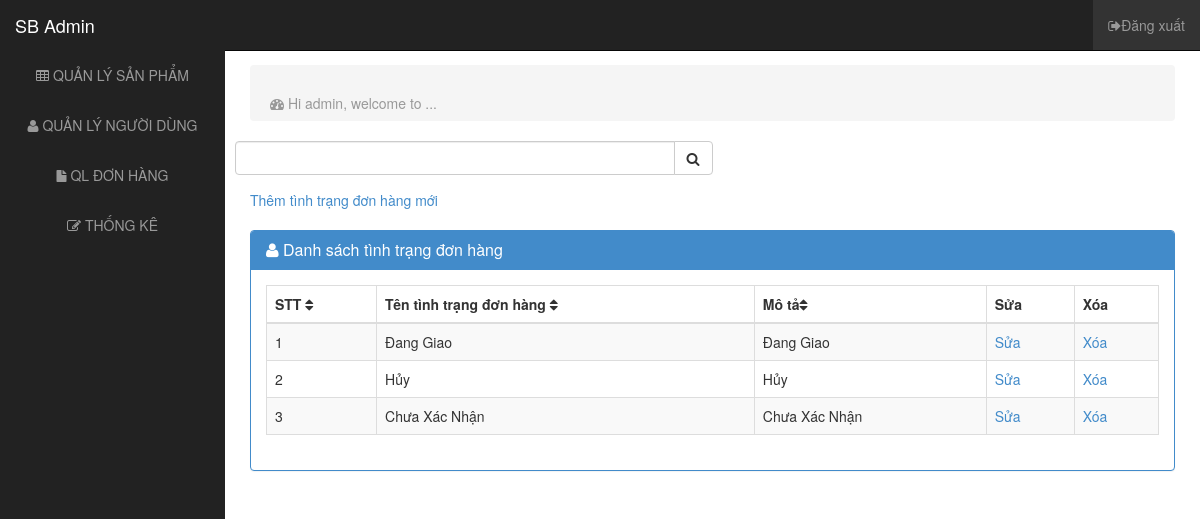
The app's page /admin/admin_tinhtrangdh.php with its own data.
### tables this page shows
CREATE TABLE `tinhtrangdh` (
  `tinhtrang_id` int(11) NOT NULL,
  `tinhtrang_ten` varchar(50) NOT NULL,
  `tinhtrang_mota` varchar(50) NOT NULL
);

### admin/admin_tinhtrangdh.php (the view, shortened to what this page needs)
<!DOCTYPE html>
<html lang="en">
  <head>
    <link href="../css/css/bootstrap.css" rel="stylesheet">
    <link href="../css/css/sb-admin.css" rel="stylesheet">
    <link rel="stylesheet" href="../css/font-awesome/css/font-awesome.min.css">
    <link rel="stylesheet" href="http://cdn.oesmith.co.uk/morris-0.4.3.min.css">
  </head>
  <body>
<?php
    require("../config.php");
    if(isset($_GET['search']) && !empty($_GET['search'])){
      $key =$_GET['search'];
      $products=mysqli_query($conn,"SELECT *FROM `tinhtrangdh` WHERE `tinhtrang_ten` LIKE '%$key%'");
    }
    else{
      $products=mysqli_query($conn,"SELECT *FROM `tinhtrangdh`");
    }
?>
    <div id="wrapper">
    <?php require './admin_header.php'?>
      <div id="page-wrapper">
        <div class="row">
          <div class="col-lg-12">
            <ol class="breadcrumb">
              <li class="active"><i class="fa fa-dashboard"></i> Hi admin, welcome to ...</li>
            </ol>
          </div>
          <form action="" method="get">
          <div class="col-lg-6 form-group input-group">
                <input type="text" class="form-control" name="search" value="<?php if(isset($_GET['search'])){ echo $_GET['search'];}?>">
                <span class="input-group-btn">
                  <button class="btn btn-default" type="submit"><i class="fa fa-search"></i></button>
                </span>
          </div>
          </form>
        </div>
        <a href="./create_tinhtrangdh.php">Thêm tình trạng đơn hàng mới</a>
        <br>
        <br>
        <div class="row">
          <div class="col-lg-12">
            <div class="panel panel-primary">
              <div class="panel-heading">
                <h3 class="panel-title"><i class="fa fa-user"></i>  Danh sách tình trạng đơn hàng</h3>
              </div>
              <div class="panel-body">
                <div class="table-responsive">
                  <table class="table table-bordered table-hover table-striped tablesorter">
                    <thead>
                      <tr>
                      <th>STT <i class="fa fa-sort"></i></th>
                        <th>Tên tình trạng đơn hàng <i class="fa fa-sort"></i></th>
                        <th> Mô tả<i class="fa fa-sort"></i></th>
                        <th>Sửa</th>
                        <th>Xóa</th>
                      </tr>
                    </thead>
                    <tbody>
                    <?php
                    $stt=1;
                while($row =mysqli_fetch_array($products)){
                    ?>
                    <tr>
                    <td><?=$stt?></td>
                    <td><?=$row['tinhtrang_ten']?></td>
                    <td> <?=$row['tinhtrang_mota']?></td>
                    <td><a href="./edit_tinhtrangdh.php?tinhtrang_id=<?=$row['tinhtrang_id']?>">Sửa</a></td>
                    <td><a href="./delete_tinhtrangdh.php?tinhtrang_id=<?=$row['tinhtrang_id']?>">Xóa</a></td>
                    </tr>
                  <?php $stt++; }?>
                    </tbody>
                  </table>
                </div>
              </div>
            </div>
          </div>
        </div>
      </div>
    </div>
  </body>
</html>

### css/css/sb-admin.css (style rules this page uses)
body { margin-top: 50px; }
#wrapper { padding-left: 0; }
#page-wrapper { width: 100%; padding: 5px 15px; }
table.tablesorter thead { cursor: pointer; }
@media (min-width:768px) { #wrapper { padding-left: 225px; } }
@media (min-width:768px) { #page-wrapper { padding: 15px 25px; } }

### css/css_admin/css/sb-admin.css (style rules this page uses)
body { margin-top: 50px; }
#wrapper { padding-left: 0; }
#page-wrapper { width: 100%; padding: 5px 15px; }
table.tablesorter thead { cursor: pointer; }
@media (min-width:768px) { #wrapper { padding-left: 225px; } }
@media (min-width:768px) { #page-wrapper { padding: 15px 25px; } }

### admin/admin_header.php (style rules this page uses)
li { float: left; }

### records on screen
tinhtrangdh: tinhtrang_ten "Đang Giao", tinhtrang_mota "Đang Giao"
tinhtrangdh: tinhtrang_ten "Hủy", tinhtrang_mota "Hủy"
tinhtrangdh: tinhtrang_ten "Chưa Xác Nhận", tinhtrang_mota "Chưa Xác Nhận"
